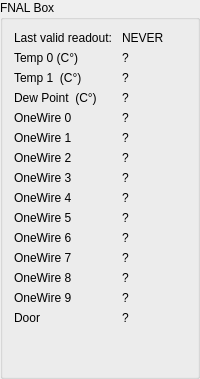
             <widget class="QGroupBox" name="groupBox_5">
              <property name="title">
               <string>FNAL Box</string>
              </property>
              <layout class="QGridLayout" name="gridLayout_4">
               <item row="4" column="1">
                <widget class="QLabel" name="LastFNALBoxOW0_tag">
                 <property name="text">
                  <string>?</string>
                 </property>
                </widget>
               </item>
               <item row="6" column="0">
                <widget class="QLabel" name="label_42">
                 <property name="text">
                  <string>OneWire 2</string>
                 </property>
                </widget>
               </item>
               <item row="6" column="1">
                <widget class="QLabel" name="LastFNALBoxOW2_tag">
                 <property name="text">
                  <string>?</string>
                 </property>
                </widget>
               </item>
               <item row="11" column="0">
                <widget class="QLabel" name="label_54">
                 <property name="text">
                  <string>OneWire 7</string>
                 </property>
                </widget>
               </item>
               <item row="3" column="1">
                <widget class="QLabel" name="LastFNALBoxDP_tag">
                 <property name="text">
                  <string>?</string>
                 </property>
                </widget>
               </item>
               <item row="11" column="1">
                <widget class="QLabel" name="LastFNALBoxOW7_tag">
                 <property name="text">
                  <string>?</string>
                 </property>
                </widget>
               </item>
               <item row="7" column="0">
                <widget class="QLabel" name="label_44">
                 <property name="text">
                  <string>OneWire 3</string>
                 </property>
                </widget>
               </item>
               <item row="14" column="0">
                <widget class="QLabel" name="label_58">
                 <property name="text">
                  <string>Door</string>
                 </property>
                </widget>
               </item>
               <item row="14" column="1">
                <widget class="QLabel" name="LastFNALBoxDoor_tag">
                 <property name="text">
                  <string>?</string>
                 </property>
                </widget>
               </item>
               <item row="9" column="0">
                <widget class="QLabel" name="label_48">
                 <property name="text">
                  <string>OneWire 5</string>
                 </property>
                </widget>
               </item>
               <item row="1" column="0">
                <widget class="QLabel" name="label_6">
                 <property name="text">
                  <string>Temp 0 (C°)</string>
                 </property>
                </widget>
               </item>
               <item row="0" column="0">
                <widget class="QLabel" name="label_17">
                 <property name="text">
                  <string>Last valid readout: </string>
                 </property>
                </widget>
               </item>
               <item row="5" column="1">
                <widget class="QLabel" name="LastFNALBoxOW1_tag">
                 <property name="text">
                  <string>?</string>
                 </property>
                </widget>
               </item>
               <item row="3" column="0">
                <widget class="QLabel" name="label_19">
                 <property name="text">
                  <string>Dew Point  (C°)</string>
                 </property>
                </widget>
               </item>
               <item row="9" column="1">
                <widget class="QLabel" name="LastFNALBoxOW5_tag">
                 <property name="text">
                  <string>?</string>
                 </property>
                </widget>
               </item>
               <item row="8" column="1">
                <widget class="QLabel" name="LastFNALBoxOW4_tag">
                 <property name="text">
                  <string>?</string>
                 </property>
                </widget>
               </item>
               <item row="0" column="1">
                <widget class="QLabel" name="LastFNALBoxMsgTS_tag">
                 <property name="text">
                  <string>NEVER</string>
                 </property>
                </widget>
               </item>
               <item row="13" column="1">
                <widget class="QLabel" name="LastFNALBoxOW9_tag">
                 <property name="text">
                  <string>?</string>
                 </property>
                </widget>
               </item>
               <item row="7" column="1">
                <widget class="QLabel" name="LastFNALBoxOW3_tag">
                 <property name="text">
                  <string>?</string>
                 </property>
                </widget>
               </item>
               <item row="2" column="1">
                <widget class="QLabel" name="LastFNALBoxTemp1_tag">
                 <property name="text">
                  <string>?</string>
                 </property>
                </widget>
               </item>
               <item row="12" column="1">
                <widget class="QLabel" name="LastFNALBoxOW8_tag">
                 <property name="text">
                  <string>?</string>
                 </property>
                </widget>
               </item>
               <item row="4" column="0">
                <widget class="QLabel" name="label_36">
                 <property name="text">
                  <string>OneWire 0</string>
                 </property>
                </widget>
               </item>
               <item row="10" column="1">
                <widget class="QLabel" name="LastFNALBoxOW6_tag">
                 <property name="text">
                  <string>?</string>
                 </property>
                </widget>
               </item>
               <item row="13" column="0">
                <widget class="QLabel" name="label_56">
                 <property name="text">
                  <string>OneWire 9</string>
                 </property>
                </widget>
               </item>
               <item row="1" column="1">
                <widget class="QLabel" name="LastFNALBoxTemp0_tag">
                 <property name="text">
                  <string>?</string>
                 </property>
                </widget>
               </item>
               <item row="2" column="0">
                <widget class="QLabel" name="label_18">
                 <property name="text">
                  <string>Temp 1  (C°)</string>
                 </property>
                </widget>
               </item>
               <item row="10" column="0">
                <widget class="QLabel" name="label_52">
                 <property name="text">
                  <string>OneWire 6</string>
                 </property>
                </widget>
               </item>
               <item row="8" column="0">
                <widget class="QLabel" name="label_46">
                 <property name="text">
                  <string>OneWire 4</string>
                 </property>
                </widget>
               </item>
               <item row="12" column="0">
                <widget class="QLabel" name="label_55">
                 <property name="text">
                  <string>OneWire 8</string>
                 </property>
                </widget>
               </item>
               <item row="5" column="0">
                <widget class="QLabel" name="label_37">
                 <property name="text">
                  <string>OneWire 1</string>
                 </property>
                </widget>
               </item>
               <item row="15" column="0">
                <spacer name="verticalSpacer_6">
                 <property name="orientation">
                  <enum>Qt::Vertical</enum>
                 </property>
                 <property name="sizeHint" stdset="0">
                  <size>
                   <width>20</width>
                   <height>40</height>
                  </size>
                 </property>
                </spacer>
               </item>
              </layout>
             </widget>
